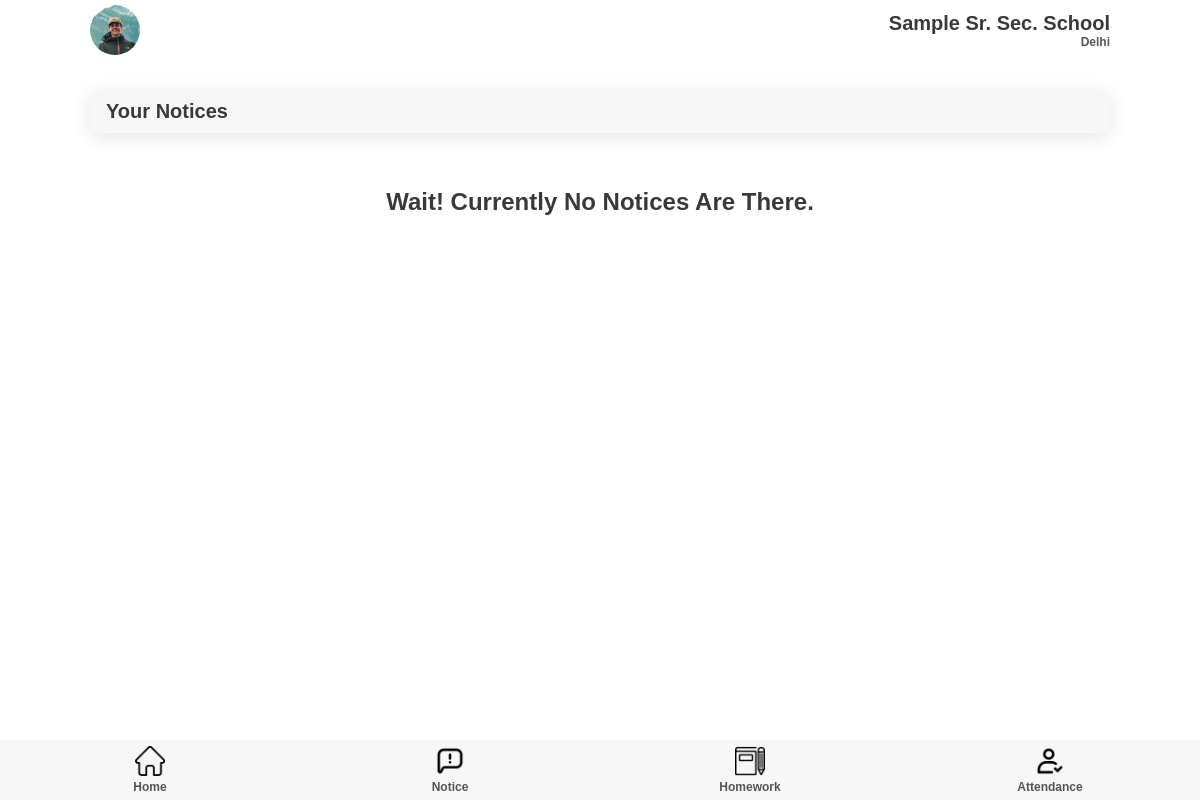
The page /notice/student/notice/ (signed in) on the database as committed earlier.
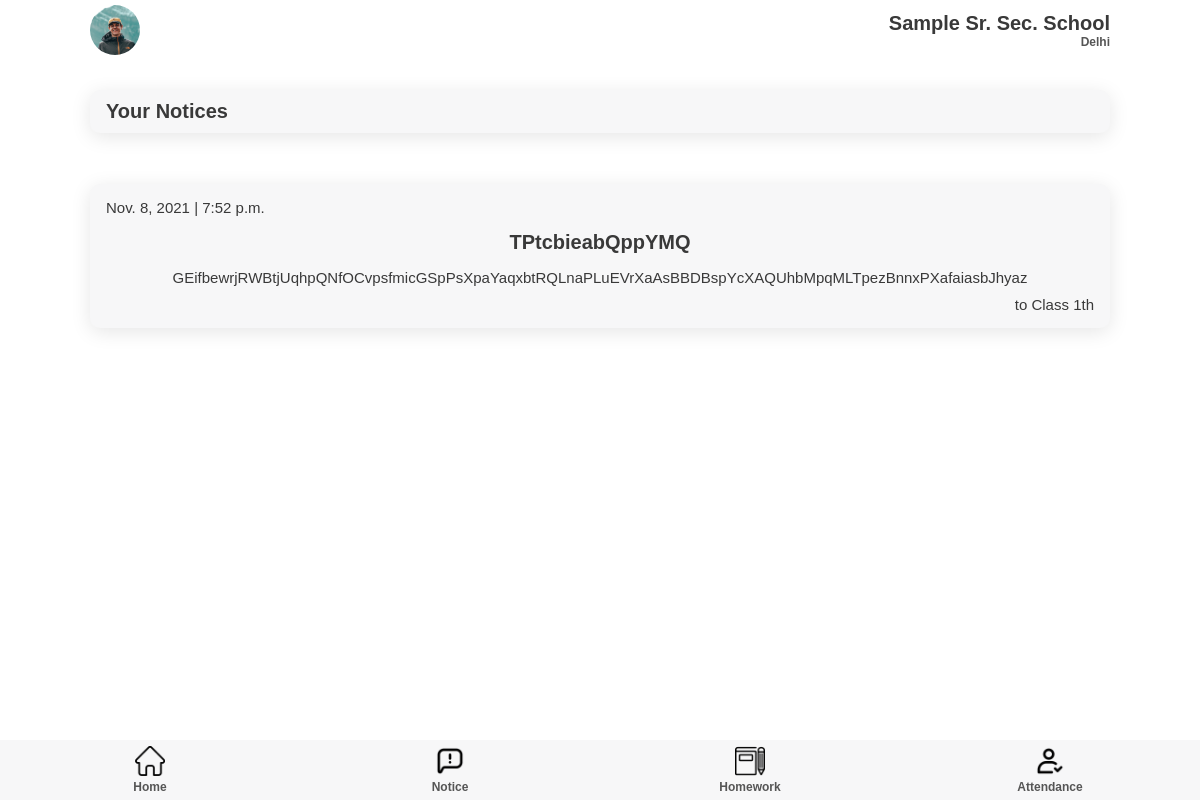
The same page on the database as committed later.
### notice/models.py (models this page shows)
class receiver(models.Model):
        note = models.ForeignKey(notice, on_delete=models.CASCADE)
        receiver = models.ForeignKey(classSection, on_delete=models.CASCADE)
        posted_by = models.ForeignKey(User, on_delete=models.CASCADE)

class notice(models.Model):
        topic = models.CharField(max_length=200)
        desc = models.CharField(max_length=2000)
        date = models.DateTimeField(auto_now=True)

### student/models.py (models this page shows)
class student(models.Model):
    fname = models.CharField(max_length=50)
    mname = models.CharField(max_length=50, blank=True, null=True)
    lname = models.CharField(max_length=50, blank=True, null=True)
    email = models.EmailField(blank=True, null=True)
    phone = models.IntegerField(blank=True, null=True)
    fathername = models.CharField(max_length=70)
    mothername = models.CharField(max_length=70)
    fatherphone = models.IntegerField()
    fatheremail = models.EmailField(blank=True, null=True)
    address = models.CharField(max_length=200)
    add_no = models.CharField(max_length=50, blank=True, null=True)
    roll_no = models.IntegerField()
    Class = models.ForeignKey('teacher.classSection', on_delete=models.PROTECT)
    school = models.ForeignKey('superadmin.school', on_delete=models.PROTECT)
    user = models.OneToOneField(User, on_delete=models.CASCADE)

### teacher/models.py (models this page shows)
class classSection(models.Model):
    Class = models.IntegerField()
    section = models.CharField(max_length=50)
    teacher = models.OneToOneField(teacher, on_delete=models.PROTECT)

### notice/views.py (the view)
# urls.py: path('student/notice/', views.studentNotice, name='studentNotice'),
def studentNotice(request):
    studentobj = student.objects.get(user = request.user)
    print(studentobj.Class.id)
    classobj = classSection.objects.get(id = studentobj.Class.id)
    notices = receiver.objects.filter(receiver = classobj)
    print(notices)
    return render(request, 'notice.html', {'notices': notices, 'student': studentobj})

### templates/student/notice.html
{% extends 'index.html' %} {% load static %} {% block extra-head %}
<link rel="stylesheet" href="{% static '/css/attendance.css' %}" />
<link rel="stylesheet" href="{% static '/css/notice.css' %}" />
{% endblock extra-head %} {% block nav %}
<section id="nav">
  <nav class="top-navbar">
    <div class="profile-picture">
      <img src="{% static '/img/profile.jpg' %}" />
    </div>
    <div class="school-name">
      <h2>Sample Sr. Sec. School</h2>
      <h5 class="faded">Delhi</h5>
    </div>
  </nav>
</section>
{% endblock nav %} {% block content %}
<section id="main">
  <section id="start-att">
    <div class="component-back">
      <div>
        <h2>Your Notices</h2>
      </div>
    </div>
  </section>
  <section id="home-menu">
    <div class="home-menu">
      {% if notices %} {% for notice in notices %}
      <div class="menu-list notice-list">
        <p>{{ notice.note.date.date }} | {{ notice.note.date.time }}</p>
        <h2>{{ notice.note.topic }}</h2>
        <p>{{ notice.note.desc }}</p>
        <p>to Class {{ student.Class.Class }}th</p>
      </div>
      {% endfor %} {% else %}
      <section id="not-found">
        <div class="not-found">
          <h1>
            <strong>Wait! Currently no notices are there.</strong>
          </h1>
        </div>
      </section>
      {% endif %}
    </div>
  </section>
</section>
{% endblock content %}

Rows that differ between the two databases and show on the page:
added receiver: note "Nov. 8, 2021", note.date.time "7:52 p.m.", note.topic "TPtcbieabQppYMQ", note.desc "GEifbewrjRWBtjUqhpQNfOCvpsfmicGSpPsXpaYaqxbtRQLnaPLuEVrXaAsBBDBspYcXAQUhbMpqMLTpezBnnxPXafaiasbJhyaz"
now on this page (row unchanged): student: Class.Class "1"
Other text that changed with them:
text no longer shown: "Wait! Currently No Notices Are There."
